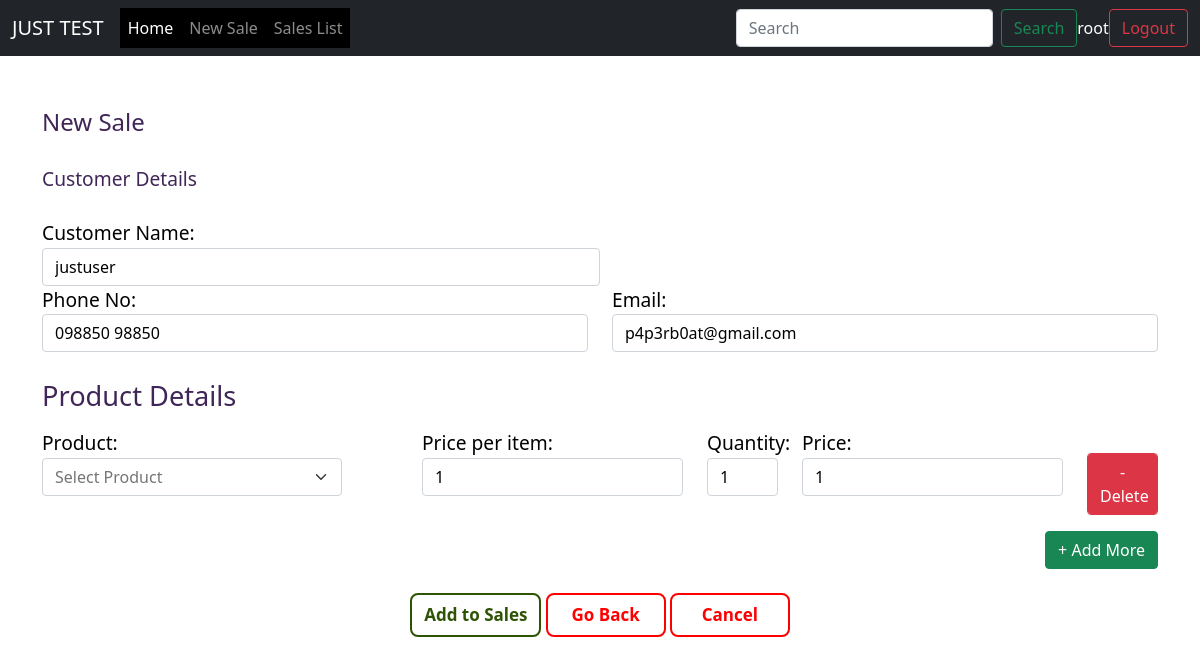
Page /customer/new/justuser (signed in) on the committed database.
### authentication/models.py (models this page shows)
class Dependent(models.Model):
	zone = models.ForeignKey(Zone, on_delete = models.CASCADE,blank = True,null = True)
	state = models.ForeignKey(State, on_delete = models.CASCADE, blank = True,null = True)
	region = models.ForeignKey(Region, on_delete = models.CASCADE, blank = True,null = True)
	divison = models.ForeignKey(Divison, on_delete = models.CASCADE, blank = True,null = True)
	district = models.ForeignKey(District, on_delete = models.CASCADE, blank = True,null = True)
	mandal = models.ForeignKey(Mandal, on_delete = models.CASCADE, blank = True,null = True)
	village = models.ForeignKey(Village, on_delete = models.CASCADE, blank = True,null = True)
	class Meta:
		abstract = True

class MyUser(AbstractUser,Dependent):
	username_validator = UnicodeUsernameValidator()
	username = models.CharField(
        _('username'),
        max_length=150,
        unique=True,
        help_text=_('Required. 150 characters or fewer. Letters, digits and @/./+/-/_ only.'),
        validators=[username_validator],
        db_index=True, primary_key=True,
        error_messages={
            'unique': _("A user with that username already exists."),
        },)
	company = models.ForeignKey(Company, on_delete = models.CASCADE,blank = True,null = True)
	usertype = models.ForeignKey(UserType, on_delete = models.CASCADE,blank = True,null = True)
	address = models.TextField(blank = True,null = True)
	mobile = PhoneNumberField(blank = True,null = True)
	officer = models.ForeignKey(settings.AUTH_USER_MODEL ,on_delete = models.SET_NULL , null = True, blank = True)
	REQUIRED_FIELDS = ['email']

### umasagar/views.py (the view, shortened to what this page needs)
# urls.py: path('customer/new/<str:pk>', PurchaseCreateView.as_view(), name='new-purchase'),
class PurchaseCreateView(LoginRequiredMixin,View):
    template_name = 'new_sale.html'
    def get(self, request, pk):
        formset = SaleItemFormset(request.GET or None)                      # renders an empty formset
        supplierobj = get_object_or_404(MyUser, pk=pk)                        # gets the supplier object
        context = {
            'formset'   : formset,
            'supplier'  : supplierobj,
        }                                                                       # sends the supplier and formset as context
        return render(request, self.template_name, context)

### umasagar/models.py (called while the page is built)
	def __str__(self):
		return self.variety_code

	def __str__(self):
		return str(self.variety_code)

### umasagar/templates/new_sale.html (shortened to what this page needs)
{% extends "base.html" %}
{% load static %}
{% block content %}
    <div style="color:#402657; font-style: bold; font-size: 1.5rem; border-bottom: 1px solid white;">New Sale</div>
        <br>
        <div class="panel panel-default">
            <div style="color:#402657; font-style: bold; font-size: 1.2rem; border-bottom: 1px solid white;">Customer Details</div>
            <br>
            <div class="panel-body">
                <div class="form-group col-md-6">
                    <label for="id_name" class="panel-body-text">Customer Name:</label>
                    <input type="text" class="form-control textinput" id="id_name" value="{{ supplier.username }}" disabled>
                </div>
                <div class="row">
                    <div class="col-md-6">
                        <label for="id_phone" class="panel-body-text">Phone No:</label>
                        <input type="text" class="form-control textinput" id="id_phone" value="{{ supplier.mobile }}" disabled>
                    </div>
                    <div class="col-md-6">
                        <label for="id_email" class="panel-body-text">Email:</label>
                        <input type="email" class="form-control textinput" id="id_gstin" value="{{ supplier.email }}" disabled>
                    </div>
                </div>
            </div>
        </div>
        <br>
        <form method="post" class="panel panel-default" autocomplete="off">
            <div class="panel-heading panel-heading-text">Product Details</div>
                <div id="stockitem">
                    <div class="panel-body">
                    {% for form in formset %}
                        <div class="row form-row">
                            <div class="form-group col-md-4">
                                <label class="panel-body-text">Product:</label>
                                <input type="text" list="productlist" placeholder="Select Product" class="form-select setprice stock" style="width: 300px;" name="form-{{forloop.counter0}}-product" id="id_form-{{forloop.counter0}}-product" required >
                            </div>
                            <div class="form-group col-md-3">
                                <label class="panel-body-text">Price per item:</label>
                                {{ form.perprice }}
                            </div>
                            <div class="form-group col-md-1">
                                <label class="panel-body-text">Quantity:</label>
                                {{ form.quantity }}
                            </div>
                            <div class="form-group col-md-3">
                                <label class="panel-body-text">Price:</label>
                                <input type="text" class="textinput form-control totalprice" value="1" disabled required>
                            </div>
                            <div class="form-group col-md-1">
                                <button class="form-control btn btn-danger remove-form-row">- Delete</button>
                            </div>
                        </div>
                    {% endfor %}
                        <div class = "mt-3" style="text-align: right;">
                            <a href="#" class="add-form-row btn btn-success">+ Add More</a>
                        </div>
                    </div>
                </div>
            <br>
            <div class="align-middle">
                <button type="submit" class="btn ghost-green">Add to Sales</button>
                <a href="{% url 'umasagar:index' %}" class="btn ghost-button">Go Back</a>
                <a href="{% url 'umasagar:index' %}" class="btn ghost-button">Cancel</a>
            </div>
        </form>
    </div>
{% endblock content %}

### templates/base.html (shortened to what this page needs)
{% load static %}
<!DOCTYPE html>
<html>
<head>
    <link href="https://cdn.jsdelivr.net/npm/bootstrap@5.0.1/dist/css/bootstrap.min.css" rel="stylesheet">
    <link rel="stylesheet" type="text/css" href="{% static 'css/main.css' %}">
    <link rel="stylesheet" type="text/css" href="{% static 'css/sidebar.css' %}">
    <link rel="stylesheet" type="text/css" href="{% static 'css/dialogbox.css' %}">
</head>
<body>
	<nav class="navbar navbar-expand-lg navbar-dark bg-dark">
  <div class="container-fluid">
    <a class="navbar-brand" href="#">JUST TEST</a>
    <div class="collapse navbar-collapse" id="navbarSupportedContent">
      <ul class="navbar-nav me-auto mb-2 mb-lg-0">
        <li class="nav-item">
          <a class="nav-link active" aria-current="page" href="{% url 'umasagar:index' %}">Home</a>
        </li>
        <li class="nav-item">
          <a class="nav-link" href="{% url 'umasagar:select-supplier' %}">New Sale</a>
        </li>
        <li class="nav-item">
          <a class="nav-link" href="{% url 'umasagar:sales-list' %}" >Sales List</a>
        </li>
      </ul>
      <form class="d-flex">
        <input class="form-control me-2" type="search" placeholder="Search" aria-label="Search">
        <button class="btn btn-outline-success" type="submit">Search</button>
      </form>
      {% if request.user.is_authenticated %}
      <span style="color:white">{{request.user.username}}</span>
          <a class="btn btn-outline-danger" href="{% url 'logout' %}">Logout</a>
      {% else %}
          <a class="btn btn-outline-success" href="{% url 'login' %}">Login</a>
      {% endif %}
    </div>
  </div>
</nav>
<div class="container mt-5">
{% block content %}
{% endblock %}
</body>
</html>

### assets/css/main.css (style rules this page uses)
body, html { height: 100%; }
.form-group { color:black; }
label { color: black; font-size: 1.5rem; }
a { color:#402657; }
.navbar-collapse > .navbar-nav { background-color: #000000; }
ul { margin: 0; }
.align-middle { text-align: center; }
.textinput { background-color: #fff; color: black; }
.textinput:disabled { background-color: #fff; color: black; }
.ghost-button { color: red; background-color: transparent; border: 2px solid red; font-size: 17px; padding: 7px 12px; font-weight: bolder; transition-duration: 0.2s; display: inline-block; text-decoration: none; font-family: 'Open Sans', sans-serif; min-width: 120px; border-radius: 8px; }
.ghost-green { color: #2D5304; background-color: transparent; border: 2px solid #2D5304; font-size: 17px; padding: 7px 12px; font-weight: bolder; transition-duration: 0.2s; display: inline-block; text-decoration: none; font-family: 'Open Sans', sans-serif; min-width: 120px; border-radius: 8px; }
.panel-heading-text { color: #402657; font-size: 1.7rem; border-bottom: 2px solid white; margin-bottom: 10px; }
.panel-body-text { font-size: 1.2rem; }

### rows in the picture
MyUser: user.username "root"
MyUser: username "justuser", mobile "098850 98850", email "p4p3rb0at@gmail.com"
